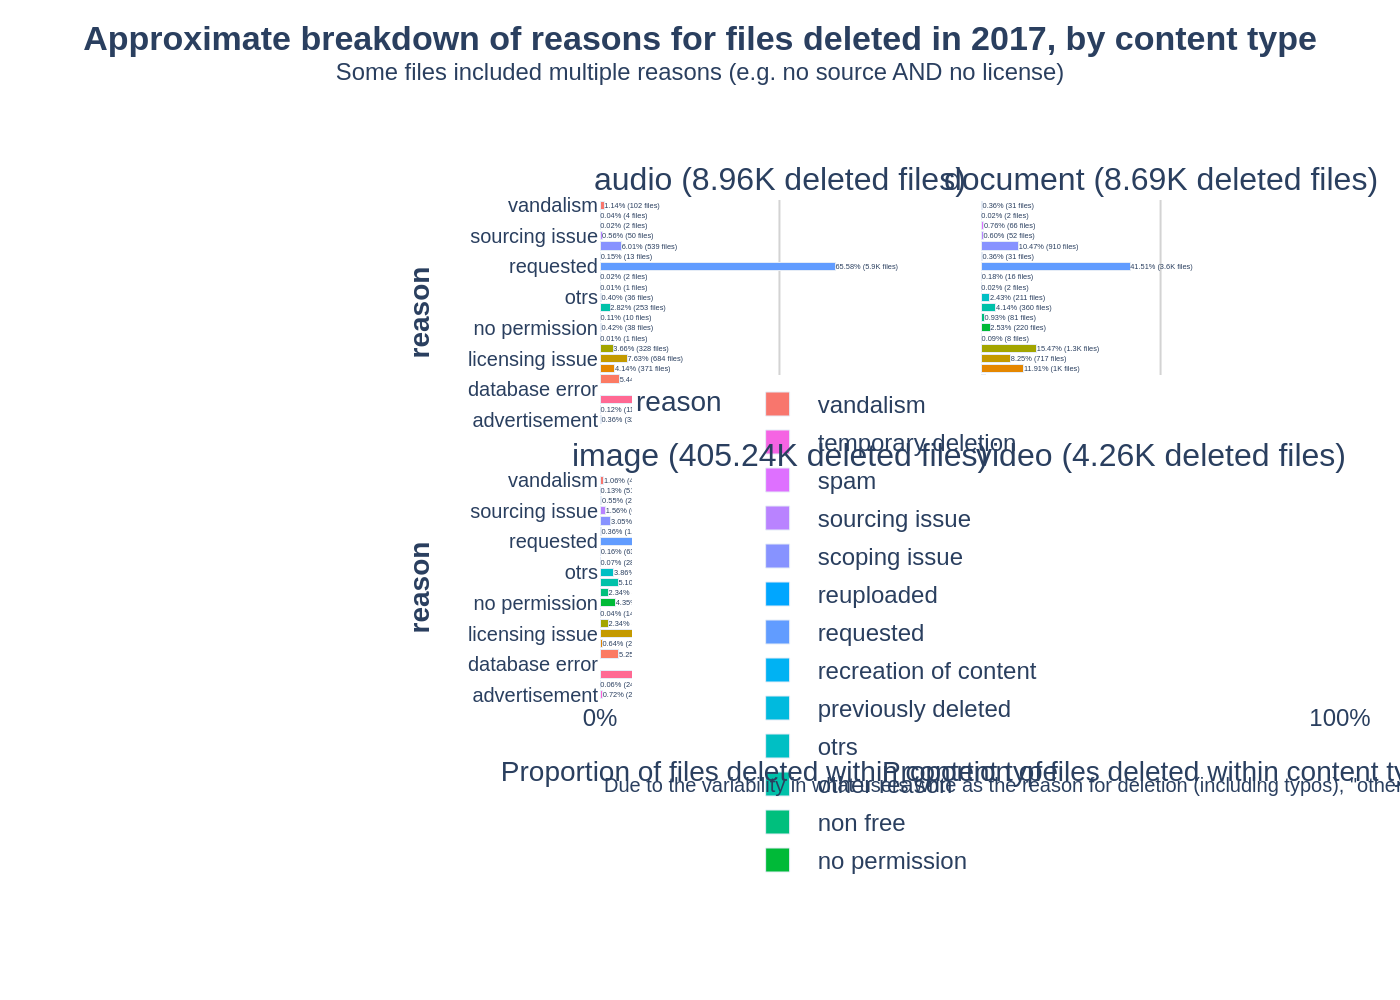

Recreate this plot in Python.
import sys
import json
import plotly.graph_objects as go
from plotly.subplots import make_subplots

def main():
    if len(sys.argv) != 2:
        print("Usage: python script.py <path_to_json_file>")
        sys.exit(1)

    json_path = sys.argv[1]
    
    try:
        with open(json_path, 'r', encoding='utf-8') as f:
            chart_data = json.load(f)
    except FileNotFoundError:
        print(f"Error: JSON file not found at {json_path}")
        sys.exit(1)
    except json.JSONDecodeError:
        print(f"Error: Could not decode JSON from {json_path}")
        sys.exit(1)

    # --- Extract data from JSON ---
    texts = chart_data['texts']
    data = chart_data['chart_data']
    colors = chart_data['colors']
    
    reasons = data['reasons']
    subplots_data = data['subplots']
    subplot_titles = [sp['title'] for sp in subplots_data]

    # --- Create Figure ---
    fig = make_subplots(
        rows=2, cols=2,
        subplot_titles=subplot_titles,
        shared_xaxes=True,
        shared_yaxes=True,
        vertical_spacing=0.1,
        horizontal_spacing=0.03
    )

    # --- Plot Data ---
    # To get a single legend, we create one trace per reason, and for each trace,
    # we add a bar to each of the four subplots.
    for i, reason in enumerate(reasons):
        color = colors.get(reason, '#CCCCCC')
        
        # Add a trace for each subplot for the current reason
        for j, subplot_info in enumerate(subplots_data):
            row = j // 2 + 1
            col = j % 2 + 1
            
            value_info = subplot_info['data'][i]
            val = value_info['value']
            text = value_info['text']
            
            # Show legend only for the first set of traces
            show_legend = (j == 0)
            
            fig.add_trace(go.Bar(
                y=[reason],
                x=[val] if val > 0 else [None], # Don't plot zero-value bars
                text=[text] if val > 0 else [''],
                name=reason,
                legendgroup=reason,
                showlegend=show_legend,
                marker_color=color,
                orientation='h',
                textposition='outside',
                textfont=dict(size=10, family="Arial"),
                cliponaxis=False
            ), row=row, col=col)

    # --- Update Layout ---
    title_text = f"<b>{texts['title']}</b><br><sup>{texts['subtitle']}</sup>"
    
    fig.update_layout(
        height=800,
        width=1200,
        font=dict(family="Arial", size=12),
        title=dict(text=title_text, x=0.5, y=0.95, xanchor='center', yanchor='top'),
        margin=dict(l=300, r=30, t=100, b=150),
        plot_bgcolor='white',
        paper_bgcolor='white',
        showlegend=True,
        legend=dict(
            title=texts.get('legend_title', ''),
            orientation="h",
            yanchor="bottom",
            y=-0.35,
            xanchor="center",
            x=0.5,
            traceorder='normal'
        ),
        barmode='stack' # Stack bars with same y-category
    )

    # --- Update Axes ---
    fig.update_xaxes(
        range=[0, 100],
        ticksuffix='%',
        showgrid=True, gridwidth=1, gridcolor='LightGray',
        zeroline=False
    )
    # Add x-axis titles only to the bottom subplots
    fig.update_xaxes(title_text=texts['x_axis_title'], row=2, col=1)
    fig.update_xaxes(title_text=texts['x_axis_title'], row=2, col=2)

    fig.update_yaxes(
        autorange="reversed",
        showgrid=False,
        tickfont=dict(size=10)
    )
    # Add y-axis titles only to the left subplots
    fig.update_yaxes(title_text=f"<b>{texts['y_axis_title']}</b>", row=1, col=1)
    fig.update_yaxes(title_text=f"<b>{texts['y_axis_title']}</b>", row=2, col=1)

    # --- Add Source Annotation ---
    fig.add_annotation(
        text=texts['source'],
        xref="paper", yref="paper",
        x=0, y=-0.2,
        showarrow=False,
        align="left",
        xanchor='left', yanchor='bottom',
        font=dict(size=10)
    )

    # --- Output Image ---
    # Derive filename from JSON path
    base_name = json_path.rsplit('.', 1)[0]
    output_filename = f"{base_name}.png"
    
    fig.write_image(output_filename, scale=2)
    print(f"Chart saved to {output_filename}")

if __name__ == '__main__':
    main()
